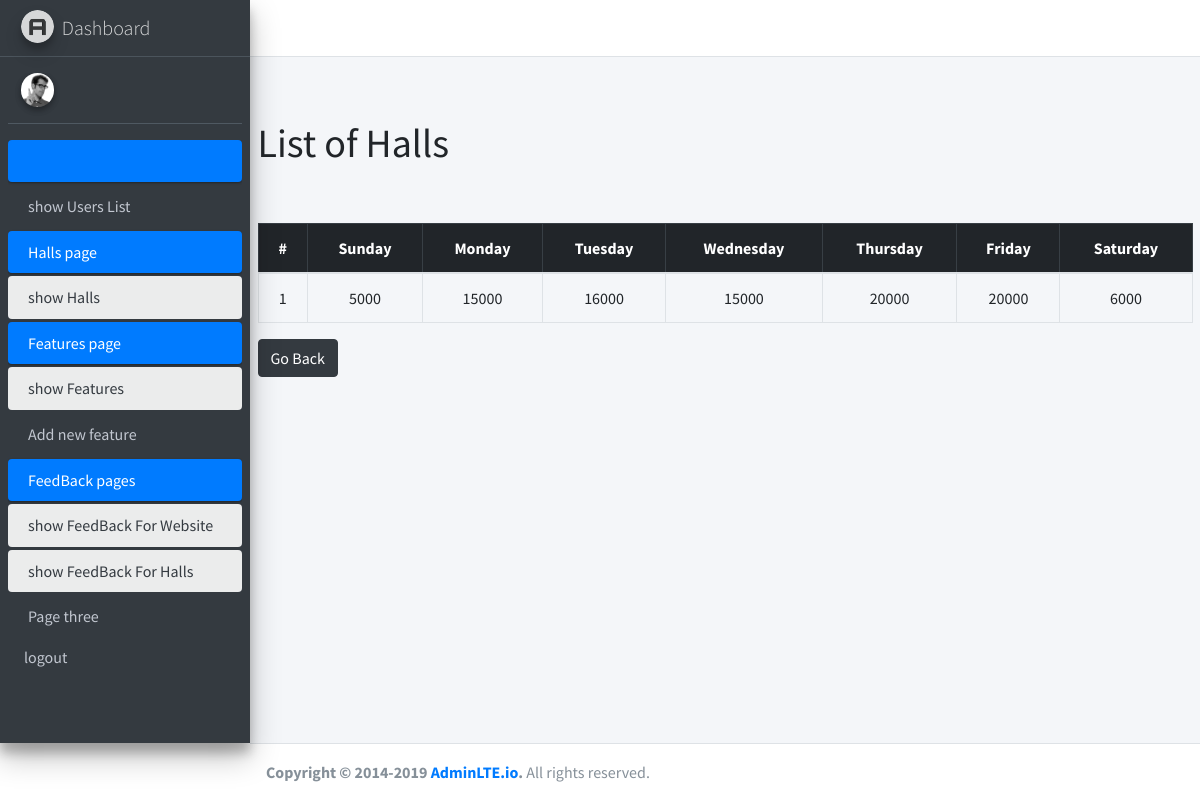
Page /admin/showprice.php?hallId=76 on the committed database.
### tables this page shows
CREATE TABLE `prices` (
  `id` int NOT NULL,
  `hall_id` int NOT NULL,
  `Sunday` int NOT NULL,
  `Monday` int NOT NULL,
  `Tuesday` int NOT NULL,
  `Wednesday` int NOT NULL,
  `Thursday` int NOT NULL,
  `Friday` int NOT NULL,
  `Saturday` int NOT NULL
);

### admin/showprice.php (the view, shortened to what this page needs)
<?php session_start();
require("handlers/db.php");
$hall_id=$_GET['hallId'];
$sql="SELECT * FROM prices  where hall_id ='$hall_id'";
$sqlResult=mysqli_query($conn,$sql);
$hallData=mysqli_fetch_all($sqlResult);
$sql="SELECT * FROM prices  where hall_id = '$hall_id' ";
$query=mysqli_query($conn,$sql);
if(mysqli_num_rows($query)>0){
    $halls=mysqli_fetch_all($query,MYSQLI_ASSOC);
}
require("inc/header.php");
?>
<main role="main" class="flex-shrink-0 ">
        <div class="container">
        <br>
            <h1>List of Halls</h1>
            <br>
        <br>
            <table class="table table-bordered text-center justify-content-start">
                <thead  class="table-dark">
                    <tr>
                    <th scope="col">#</th>
                    <th scope="col"> Sunday</th>
                    <th scope="col"  >Monday</th>
                    <th scope="col">Tuesday</th>
                    <th scope="col">Wednesday</th>
                    <th scope="col">Thursday</th>
                    <th scope="col">Friday</th>
                    <th scope="col">Saturday</th>
                    </tr>
                </thead>
                <tbody>
<?php
if(isset($halls)){
foreach($hallData as $index=>$halls){?>
    <tr>
    <td><?=$index+1;?></td>
    <td><?=$halls[2];?></td>
    <td><?=$halls[3];?></td>
    <td><?=$halls[4];?></td>
    <td><?=$halls[5];?></td>
    <td><?=$halls[6];?></td>
    <td><?=$halls[7];?></td>
    <td><?=$halls[8];?></td>
    </tr>
<?php }
}
else{?>
  <tr>
    <td colspan="6" class="text-center">No Data</td>
  </tr>
  <?php
} ?>
                </tbody>
            </table>
           <button class="btn btn-dark" onclick="history.back()">Go Back</button>
        </div>
    </main>
  <?php
require("inc/footer.php");
?>

### rows in the picture
prices: Sunday "5000", Monday "15000", Tuesday "16000", Wednesday "15000", Thursday "20000", Friday "20000", Saturday "6000"
